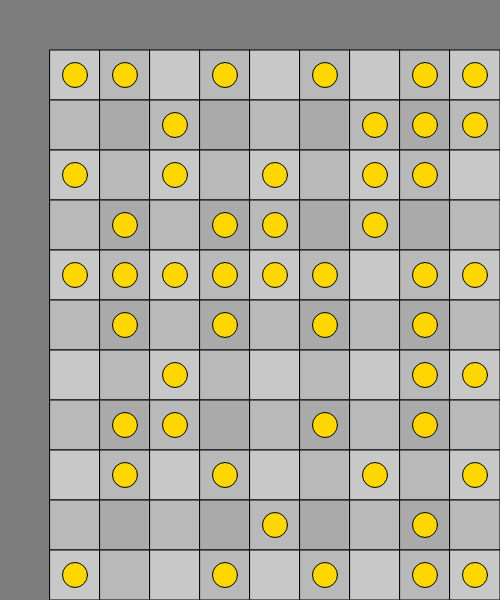
Frame 1 (no input)
Frame 60 (no input): identical to frame 1, image omitted
Frame 120 (the mouse pressed at the canvas centre since frame 60): identical to frame 1, image omitted

The p5.js sketch that drew this single still picture (run headless with seeded random() and noise() and a simulated clock; from frame 60 on, the mouse is pressed at the canvas centre):

// p5.js sketch
// ── sketch.js
// TODO: Difficulty options
const gridWidth = 9;
const gridHeight = 11;
const cellSize = 50;
const grid = make2DGrid();
let points = 0;

function setup() {
    createCanvas((gridWidth + 1) * cellSize, (gridHeight + 1) * cellSize);
    loopGrid((x, y) => {
        grid[x][y] = new Cell(x, y, cellSize);
    });
}

function draw() {
    background(125);

    for (col of grid) {
        collapsedArr = collapseColumn(col)
    }

    translate(cellSize, cellSize);
    loopGrid((x, y) => {
        grid[x][y].show();
    });
}

function mouseReleased(event) {
    let clickedOn = grid[floor((mouseX - cellSize) / cellSize)][floor((mouseY - cellSize) / cellSize)];

    if (mouseButton === LEFT) {
        clickedOn.onLeftClick();
    }

    if (mouseButton === RIGHT) {
        clickedOn.onRightClick();
    }
}

// FIXME: For some reason ignoring the last few cells in column
function collapseColumn(col) {
    let result = []
    let localSum = 0;
    for (i of col.map(i => i.isObjective)) {
        if (i) {
            localSum += i;
        } else {
            result += localSum
            localSum = 0
        }
    }
    return result;
}

function deductPoint() {
    points--;
    console.log(`Points reduced to ${points}`);

    // If points < maxPoints: you lose
}

function make2DGrid() {
    var output = [];
    for (let i = 0; i < gridWidth; i++) {
        output[i] = [];
    }
    return output;
}

function loopGrid(callback) {
    for (let i = 0; i < gridWidth; i++) {
        for (let j = 0; j < gridHeight; j++) {
            callback(i, j);
        }
    }
}

document.addEventListener("contextmenu", (event) => event.preventDefault());

// ── cell.js
class Cell {
    isCorrect = false;
    isIncorrect = false;
    isCrossed = false;
    constructor(x, y, d) {
        this.isObjective = floor(random(2));
        this.x = x;
        this.y = y;
        this.d = d;
        this.r = d / 2;
        this.xPx = x * d;
        this.yPx = y * d;
    }

    show() {
        if (this.x % 2 == 1 && this.y % 2 == 1) {
            // x and y odd: darkest
            fill(170);
        } else if (this.x % 2 == 1 || this.y % 2 == 1) {
            // x or y odd: dark
            fill(185);
        } else {
            // x and y even: lightest
            fill(200);
        }
        rect(this.xPx, this.yPx, this.d, this.d);

        if (this.isCorrect) {
            fill("blue");
            ellipse(this.xPx + this.r, this.yPx + this.r, this.r);
        } else if (this.isIncorrect) {
            fill("red");
            ellipse(this.xPx + this.r, this.yPx + this.r, this.r);
        } else if (this.isCrossed) {
            fill("green");
            ellipse(this.xPx + this.r, this.yPx + this.r, this.r);
        } else {
            // Debug code to show objectives
            if (this.isObjective) {
                fill("gold");
                ellipse(this.xPx + this.r, this.yPx + this.r, this.r);
            }
        }
    }

    onLeftClick() {
        if (this.isObjective) {
            // If correct, flag as correct and check for victory
            this.isCorrect = true;
        } else {
            // If incorrect, flag as incorrect and check for loss
            this.isIncorrect = true;
        }
    }

    onRightClick() {
        this.isCrossed = true;
    }
}
